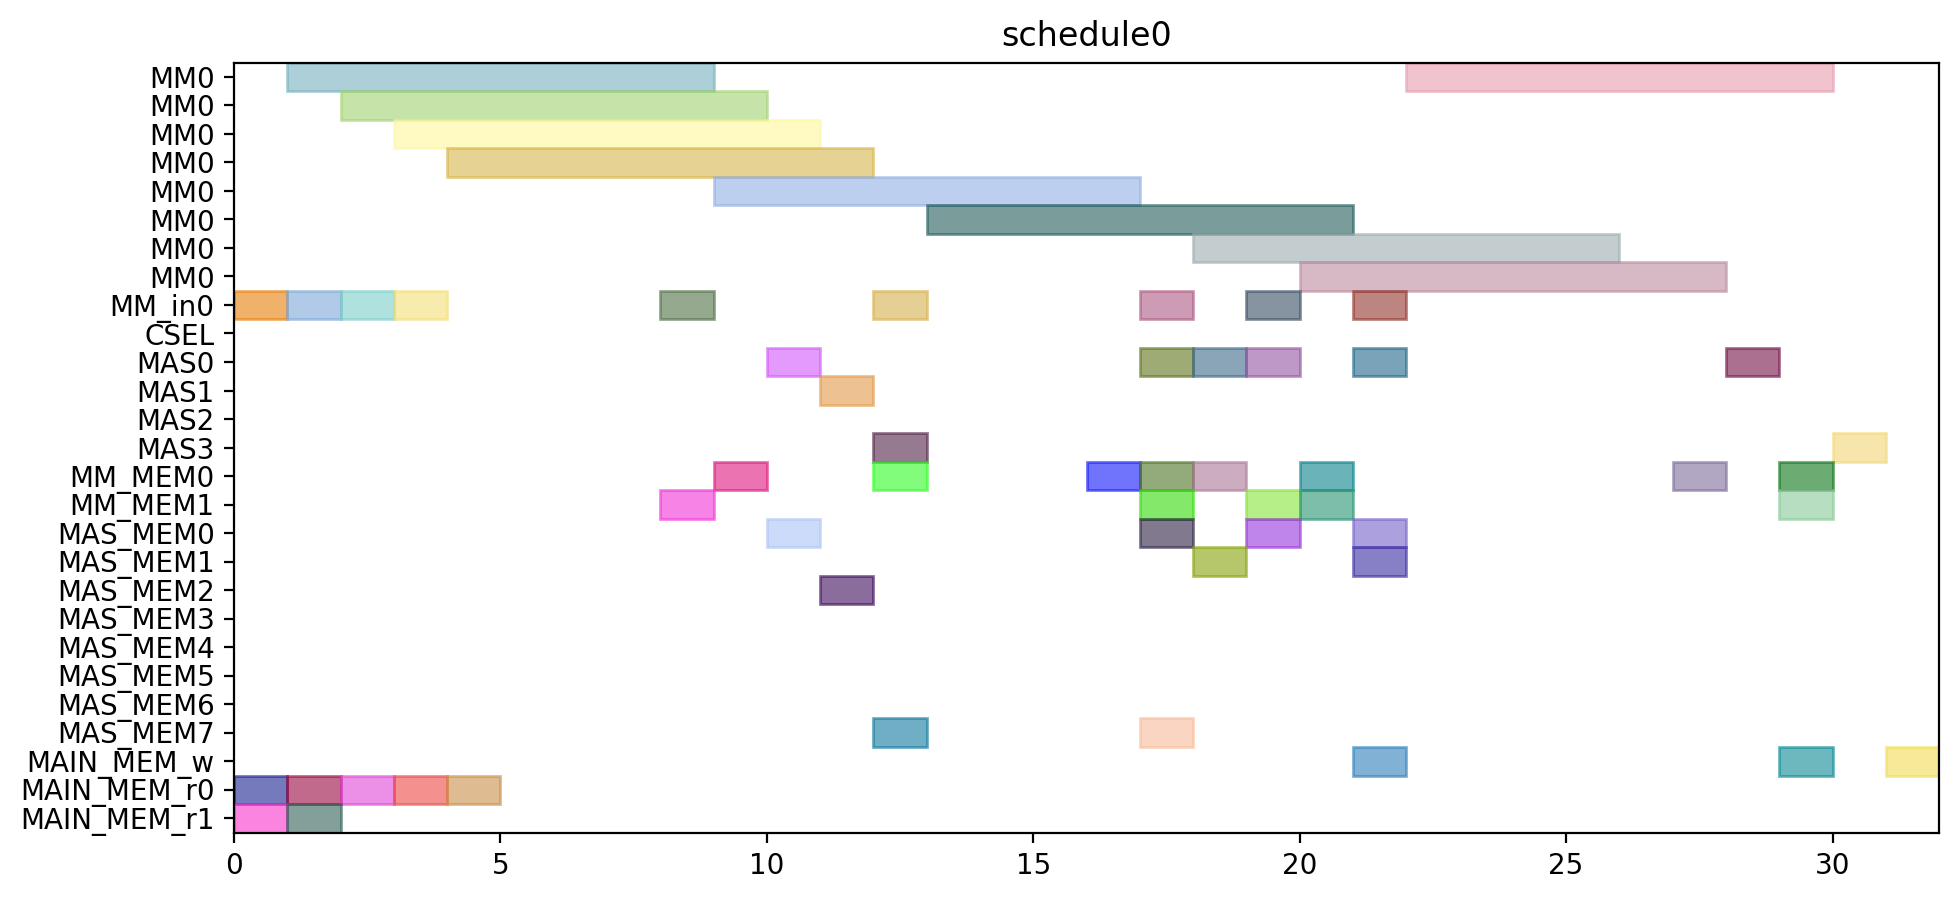

Generate this figure with Python:
from pyschedule import Scenario, solvers, plotters, alt


def solve():
	horizon = 90
	S = Scenario("schedule0", horizon=horizon)

	# resource
	MM = S.Resources('MM', num=1, size=8)
	MM_in = S.Resources('MM_in', num=1)
	CSEL = S.Resource('CSEL')
	MAS = S.Resources('MAS', num=4, size=1, periods=range(1, horizon))
	MM_MEM = S.Resources('MM_MEM', num=2)
	MAS_MEM = S.Resources('MAS_MEM', num=8)
	MAIN_MEM_w = S.Resource('MAIN_MEM_w', size=1)
	MAIN_MEM_r = S.Resources('MAIN_MEM_r', num=2)

	# result of previous scheduling

	# new tasks
	t0_in = S.Task('t0_in', length=1, delay_cost=1)
	t0_in += alt(MM_in)
	t0 = S.Task('t0', length=8, delay_cost=1)
	t0 += alt(MM)
	S += t0>=t0_in

	t0_mem0 = S.Task('t0_mem0', length=1, delay_cost=1)
	t0_mem0 += MAIN_MEM_r[0]
	t3_in = S.Task('t3_in', length=1, delay_cost=1)
	t3_in += alt(MM_in)
	t3 = S.Task('t3', length=8, delay_cost=1)
	t3 += alt(MM)
	S += t3>=t3_in

	t3_mem0 = S.Task('t3_mem0', length=1, delay_cost=1)
	t3_mem0 += MAIN_MEM_r[0]
	t3_mem1 = S.Task('t3_mem1', length=1, delay_cost=1)
	t3_mem1 += MAIN_MEM_r[1]
	t1_in = S.Task('t1_in', length=1, delay_cost=1)
	t1_in += alt(MM_in)
	t1 = S.Task('t1', length=8, delay_cost=1)
	t1 += alt(MM)
	S += t1>=t1_in

	t1_mem0 = S.Task('t1_mem0', length=1, delay_cost=1)
	t1_mem0 += MAIN_MEM_r[0]
	t1_mem1 = S.Task('t1_mem1', length=1, delay_cost=1)
	t1_mem1 += MAIN_MEM_r[1]
	t2_in = S.Task('t2_in', length=1, delay_cost=1)
	t2_in += alt(MM_in)
	t2 = S.Task('t2', length=8, delay_cost=1)
	t2 += alt(MM)
	S += t2>=t2_in

	t2_mem0 = S.Task('t2_mem0', length=1, delay_cost=1)
	t2_mem0 += MAIN_MEM_r[0]
	t4_in = S.Task('t4_in', length=1, delay_cost=1)
	t4_in += alt(MM_in)
	t4 = S.Task('t4', length=8, delay_cost=1)
	t4 += alt(MM)
	S += t4>=t4_in

	t4_mem0 = S.Task('t4_mem0', length=1, delay_cost=1)
	t4_mem0 += MAIN_MEM_r[0]
	t4_mem1 = S.Task('t4_mem1', length=1, delay_cost=1)
	t4_mem1 += alt(MM_MEM)
	S += (t2*MM[0])-1 < t4_mem1*MM_MEM[1]
	S += t4_mem1 <= t4

	t5 = S.Task('t5', length=1, delay_cost=1)
	t5 += alt(MAS)

	t5_mem0 = S.Task('t5_mem0', length=1, delay_cost=1)
	t5_mem0 += alt(MM_MEM)
	S += (t0*MM[0])-1 < t5_mem0*MM_MEM[0]
	S += t5_mem0 <= t5

	t6 = S.Task('t6', length=1, delay_cost=1)
	t6 += alt(MAS)

	t6_mem0 = S.Task('t6_mem0', length=1, delay_cost=1)
	t6_mem0 += alt(MAS_MEM)
	S += (t5*MAS[0])-1 < t6_mem0*MAS_MEM[0]
	S += (t5*MAS[1])-1 < t6_mem0*MAS_MEM[2]
	S += (t5*MAS[2])-1 < t6_mem0*MAS_MEM[4]
	S += (t5*MAS[3])-1 < t6_mem0*MAS_MEM[6]
	S += t6_mem0 <= t6

	t9 = S.Task('t9', length=1, delay_cost=1)
	t9 += alt(MAS)

	t9_mem0 = S.Task('t9_mem0', length=1, delay_cost=1)
	t9_mem0 += alt(MM_MEM)
	S += (t0*MM[0])-1 < t9_mem0*MM_MEM[0]
	S += t9_mem0 <= t9

	t9_mem1 = S.Task('t9_mem1', length=1, delay_cost=1)
	t9_mem1 += alt(MM_MEM)
	S += (t4*MM[0])-1 < t9_mem1*MM_MEM[1]
	S += t9_mem1 <= t9

	t10 = S.Task('t10', length=1, delay_cost=1)
	t10 += alt(MAS)

	t10_mem0 = S.Task('t10_mem0', length=1, delay_cost=1)
	t10_mem0 += alt(MM_MEM)
	S += (t4*MM[0])-1 < t10_mem0*MM_MEM[0]
	S += t10_mem0 <= t10

	t7 = S.Task('t7', length=1, delay_cost=1)
	t7 += alt(MAS)

	t7_mem0 = S.Task('t7_mem0', length=1, delay_cost=1)
	t7_mem0 += alt(MAS_MEM)
	S += (t6*MAS[0])-1 < t7_mem0*MAS_MEM[0]
	S += (t6*MAS[1])-1 < t7_mem0*MAS_MEM[2]
	S += (t6*MAS[2])-1 < t7_mem0*MAS_MEM[4]
	S += (t6*MAS[3])-1 < t7_mem0*MAS_MEM[6]
	S += t7_mem0 <= t7

	t11 = S.Task('t11', length=1, delay_cost=1)
	t11 += alt(MAS)

	t11_mem0 = S.Task('t11_mem0', length=1, delay_cost=1)
	t11_mem0 += alt(MAS_MEM)
	S += (t10*MAS[0])-1 < t11_mem0*MAS_MEM[0]
	S += (t10*MAS[1])-1 < t11_mem0*MAS_MEM[2]
	S += (t10*MAS[2])-1 < t11_mem0*MAS_MEM[4]
	S += (t10*MAS[3])-1 < t11_mem0*MAS_MEM[6]
	S += t11_mem0 <= t11

	t11_mem1 = S.Task('t11_mem1', length=1, delay_cost=1)
	t11_mem1 += alt(MM_MEM)
	S += (t4*MM[0])-1 < t11_mem1*MM_MEM[1]
	S += t11_mem1 <= t11

	t8_in = S.Task('t8_in', length=1, delay_cost=1)
	t8_in += alt(MM_in)
	t8 = S.Task('t8', length=8, delay_cost=1)
	t8 += alt(MM)
	S += t8>=t8_in

	t8_mem0 = S.Task('t8_mem0', length=1, delay_cost=1)
	t8_mem0 += alt(MM_MEM)
	S += (t4*MM[0])-1 < t8_mem0*MM_MEM[0]
	S += t8_mem0 <= t8

	t8_mem1 = S.Task('t8_mem1', length=1, delay_cost=1)
	t8_mem1 += alt(MAS_MEM)
	S += (t7*MAS[0])-1 < t8_mem1*MAS_MEM[1]
	S += (t7*MAS[1])-1 < t8_mem1*MAS_MEM[3]
	S += (t7*MAS[2])-1 < t8_mem1*MAS_MEM[5]
	S += (t7*MAS[3])-1 < t8_mem1*MAS_MEM[7]
	S += t8_mem1 <= t8

	new_PZ_in = S.Task('new_PZ_in', length=1, delay_cost=1)
	new_PZ_in += alt(MM_in)
	new_PZ = S.Task('new_PZ', length=8, delay_cost=1)
	new_PZ += alt(MM)
	S += new_PZ>=new_PZ_in

	S += 0<new_PZ

	new_PZ_w = S.Task('new_PZ_w', length=1, delay_cost=1)
	new_PZ_w += alt(MAIN_MEM_w)
	S += new_PZ <= new_PZ_w

	new_PZ_mem0 = S.Task('new_PZ_mem0', length=1, delay_cost=1)
	new_PZ_mem0 += alt(MM_MEM)
	S += (t1*MM[0])-1 < new_PZ_mem0*MM_MEM[0]
	S += new_PZ_mem0 <= new_PZ

	new_PZ_mem1 = S.Task('new_PZ_mem1', length=1, delay_cost=1)
	new_PZ_mem1 += alt(MAS_MEM)
	S += (t7*MAS[0])-1 < new_PZ_mem1*MAS_MEM[1]
	S += (t7*MAS[1])-1 < new_PZ_mem1*MAS_MEM[3]
	S += (t7*MAS[2])-1 < new_PZ_mem1*MAS_MEM[5]
	S += (t7*MAS[3])-1 < new_PZ_mem1*MAS_MEM[7]
	S += new_PZ_mem1 <= new_PZ

	t12 = S.Task('t12', length=1, delay_cost=1)
	t12 += alt(MAS)

	t12_mem0 = S.Task('t12_mem0', length=1, delay_cost=1)
	t12_mem0 += alt(MM_MEM)
	S += (t0*MM[0])-1 < t12_mem0*MM_MEM[0]
	S += t12_mem0 <= t12

	t12_mem1 = S.Task('t12_mem1', length=1, delay_cost=1)
	t12_mem1 += alt(MAS_MEM)
	S += (t11*MAS[0])-1 < t12_mem1*MAS_MEM[1]
	S += (t11*MAS[1])-1 < t12_mem1*MAS_MEM[3]
	S += (t11*MAS[2])-1 < t12_mem1*MAS_MEM[5]
	S += (t11*MAS[3])-1 < t12_mem1*MAS_MEM[7]
	S += t12_mem1 <= t12

	t13_in = S.Task('t13_in', length=1, delay_cost=1)
	t13_in += alt(MM_in)
	t13 = S.Task('t13', length=8, delay_cost=1)
	t13 += alt(MM)
	S += t13>=t13_in

	t13_mem0 = S.Task('t13_mem0', length=1, delay_cost=1)
	t13_mem0 += alt(MAS_MEM)
	S += (t12*MAS[0])-1 < t13_mem0*MAS_MEM[0]
	S += (t12*MAS[1])-1 < t13_mem0*MAS_MEM[2]
	S += (t12*MAS[2])-1 < t13_mem0*MAS_MEM[4]
	S += (t12*MAS[3])-1 < t13_mem0*MAS_MEM[6]
	S += t13_mem0 <= t13

	t13_mem1 = S.Task('t13_mem1', length=1, delay_cost=1)
	t13_mem1 += alt(MAS_MEM)
	S += (t9*MAS[0])-1 < t13_mem1*MAS_MEM[1]
	S += (t9*MAS[1])-1 < t13_mem1*MAS_MEM[3]
	S += (t9*MAS[2])-1 < t13_mem1*MAS_MEM[5]
	S += (t9*MAS[3])-1 < t13_mem1*MAS_MEM[7]
	S += t13_mem1 <= t13

	t14_in = S.Task('t14_in', length=1, delay_cost=1)
	t14_in += alt(MM_in)
	t14 = S.Task('t14', length=8, delay_cost=1)
	t14 += alt(MM)
	S += t14>=t14_in

	t14_mem0 = S.Task('t14_mem0', length=1, delay_cost=1)
	t14_mem0 += alt(MAS_MEM)
	S += (t12*MAS[0])-1 < t14_mem0*MAS_MEM[0]
	S += (t12*MAS[1])-1 < t14_mem0*MAS_MEM[2]
	S += (t12*MAS[2])-1 < t14_mem0*MAS_MEM[4]
	S += (t12*MAS[3])-1 < t14_mem0*MAS_MEM[6]
	S += t14_mem0 <= t14

	t14_mem1 = S.Task('t14_mem1', length=1, delay_cost=1)
	t14_mem1 += alt(MM_MEM)
	S += (t3*MM[0])-1 < t14_mem1*MM_MEM[1]
	S += t14_mem1 <= t14

	new_PY = S.Task('new_PY', length=1, delay_cost=1)
	new_PY += alt(MAS)

	S += 0<new_PY

	new_PY_w = S.Task('new_PY_w', length=1, delay_cost=1)
	new_PY_w += alt(MAIN_MEM_w)
	S += new_PY <= new_PY_w

	new_PY_mem0 = S.Task('new_PY_mem0', length=1, delay_cost=1)
	new_PY_mem0 += alt(MM_MEM)
	S += (t8*MM[0])-1 < new_PY_mem0*MM_MEM[0]
	S += new_PY_mem0 <= new_PY

	new_PY_mem1 = S.Task('new_PY_mem1', length=1, delay_cost=1)
	new_PY_mem1 += alt(MM_MEM)
	S += (t13*MM[0])-1 < new_PY_mem1*MM_MEM[1]
	S += new_PY_mem1 <= new_PY

	new_PX = S.Task('new_PX', length=1, delay_cost=1)
	new_PX += alt(MAS)

	S += 0<new_PX

	new_PX_w = S.Task('new_PX_w', length=1, delay_cost=1)
	new_PX_w += alt(MAIN_MEM_w)
	S += new_PX <= new_PX_w

	new_PX_mem0 = S.Task('new_PX_mem0', length=1, delay_cost=1)
	new_PX_mem0 += alt(MM_MEM)
	S += (t14*MM[0])-1 < new_PX_mem0*MM_MEM[0]
	S += new_PX_mem0 <= new_PX

	solvers.mip.solve(S,msg=1,kind='CPLEX',ratio_gap=1.01)

	solution = [['hoge']*len(S.solution()[1]) for i in range(len(S.solution()))]
	for i in range(len(S.solution())):
		for j in range(len(S.solution()[i])):
			solution[i][j]=str(S.solution()[i][j])
	print(solution)

	cycles = int(solution[-1][3])

	pic_file_name = "/home/mfukuda/ABE/multiRAM_multiMAS_16mux/scheduling_result/stage8MM1_stage1MAS4/EP_DBL_A_0/schedule0.png"
	if(S.solution() != []):
		plotters.matplotlib.plot(S,img_filename=pic_file_name, show_task_labels=False, fig_size=(cycles*0.25+3, 5))

	return solution
